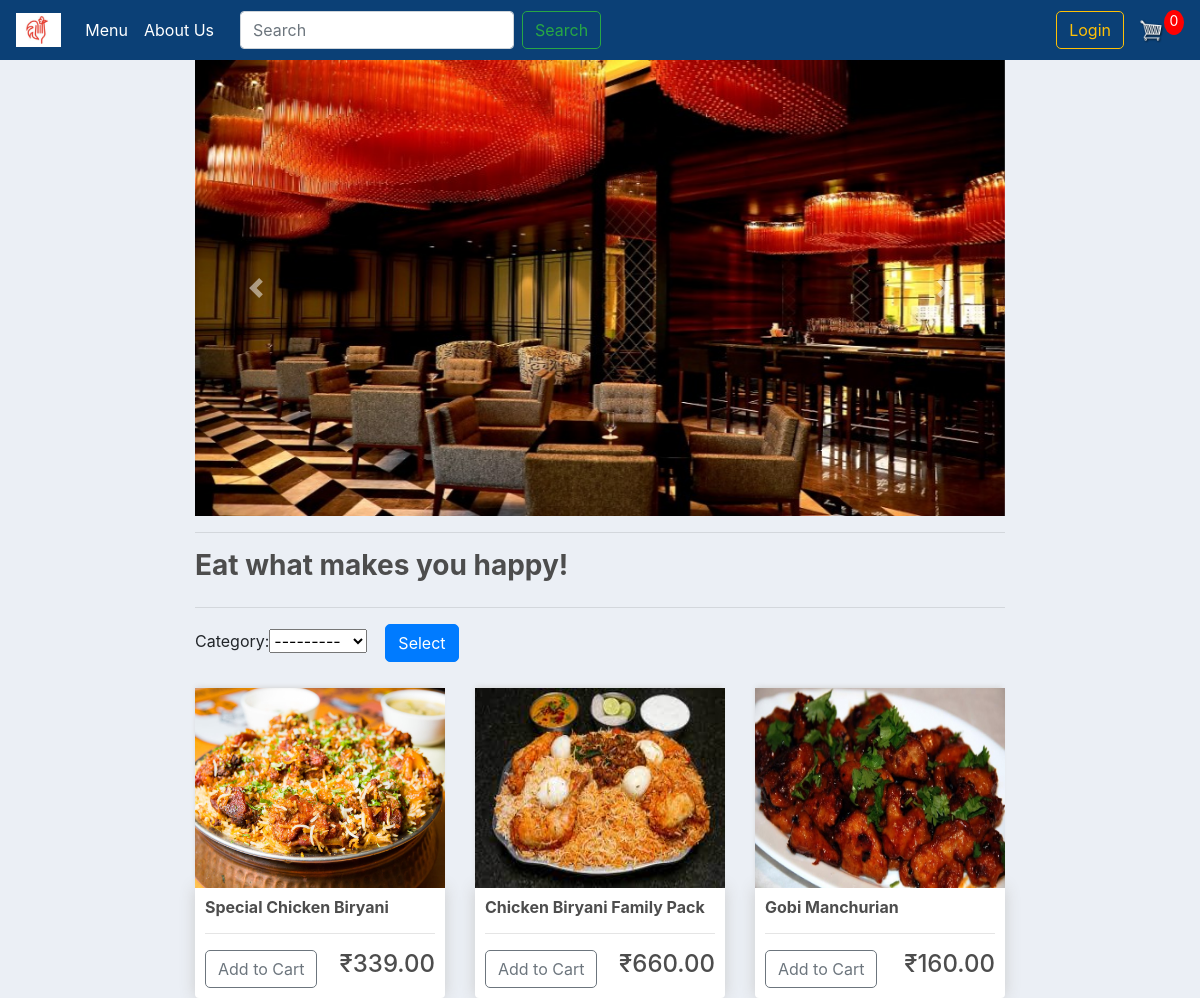
The app's page /, older data.
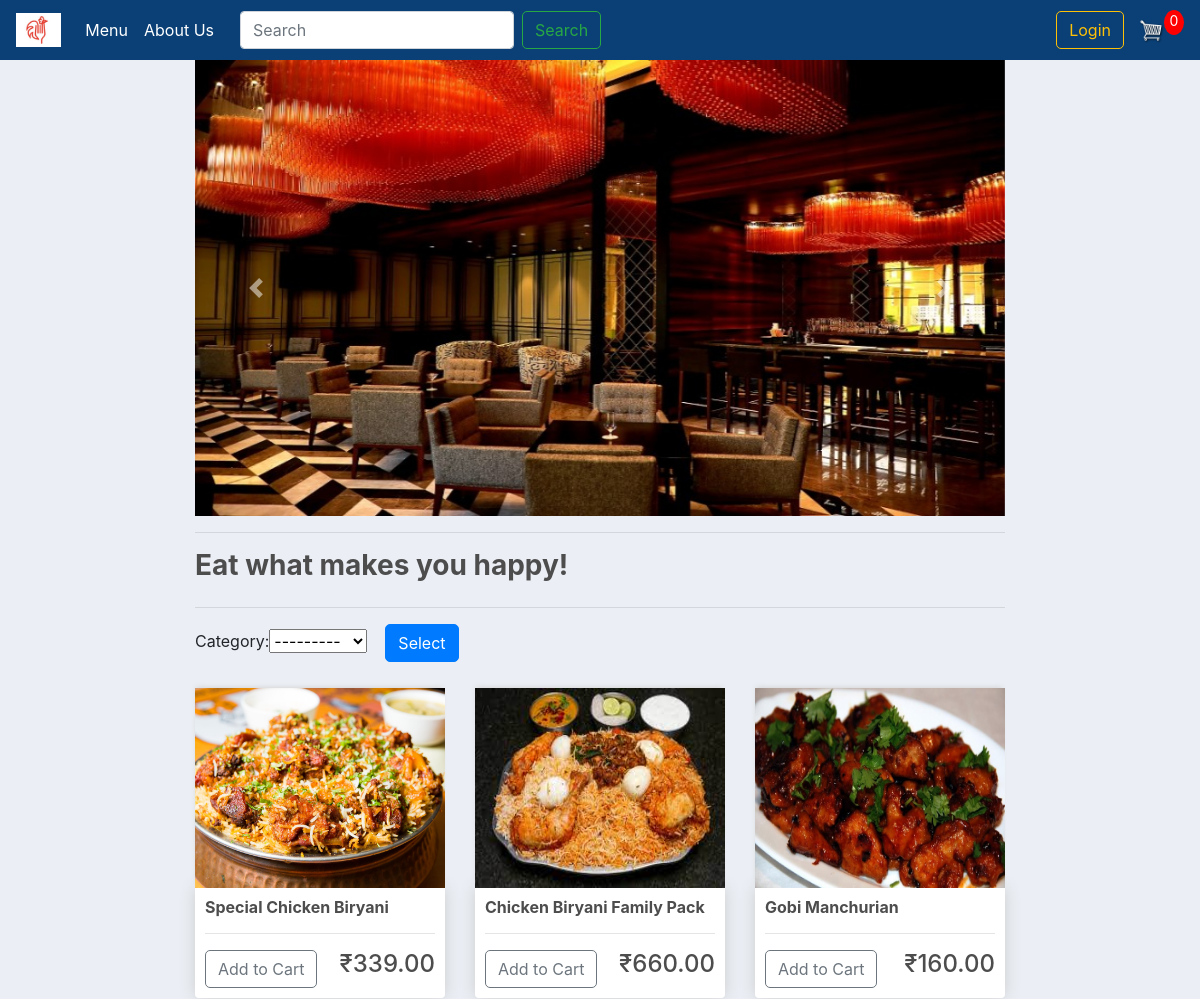
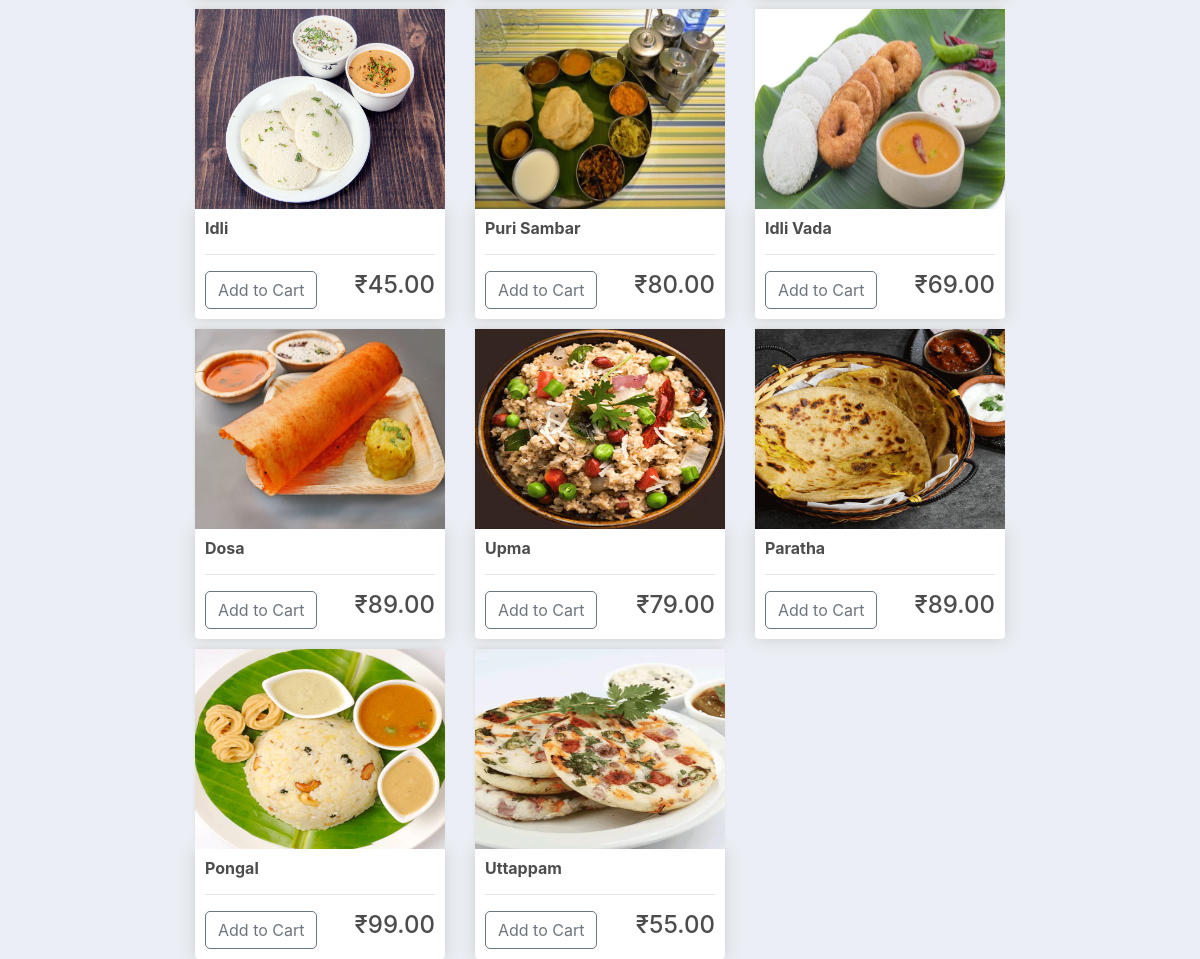
The same page, newer data (2 pictures, top to bottom).
### store/models.py (models this page shows, shortened)
class Item(models.Model):
    CATEGORY = (
        ('VEG', 'VEG'),
        ('NON-VEG', 'NON-VEG'),
        ('SNACKS', 'SNACKS'),
    )
    AVA = (
        ('Yes', 'Yes'),
        ('No', 'No'),
    )
    name = models.CharField(max_length=200, null=True)
    price = models.DecimalField(null=True, max_digits=10, decimal_places=2)
    category = models.CharField(max_length=200, null=True, choices=CATEGORY)
    description = models.CharField(max_length=500, null=True)
    image = models.ImageField(null=True, blank=True)
    available = models.CharField(max_length=200, null=True, choices=AVA, default=AVA[0][0])
    @property
    def imageURL(self):
        try:
            url = self.image.url
        except:
            url = ''
        return url

### store/views.py (the view)
# urls.py: path('', views.menu, name="menu"),
def menu(request):
    if request.user.is_authenticated:
        customer = request.user.customer
        order, created = Order.objects.get_or_create(customer=customer, complete=False)
        items = order.orderitem_set.all()
        cartItems = order.get_cart_items
    else:
        order = {'get_cart_total': 0, 'get_cart_items': 0, 'order_type': False}
        items = []
        cartItems = order['get_cart_items']
    products = Item.objects.filter(available='Yes')
    myFilter = MenuFilter(request.GET, queryset=products)
    products = myFilter.qs
    context = {'products': products, 'cartItems': cartItems,
               'myFilter': myFilter}
    return render(request, 'stores/menu.html', context)

### store/templates/stores/menu.html (shortened to what this page needs)
{% extends 'stores/main.html' %}
{% load static %}
{% block content %}
    {% include 'stores/slider.html' %}
    <hr>
    <h3 style="display: inline-flex"><strong>Eat what makes you happy! </strong></h3>
    <hr>
    <form method="get">
        {{ myFilter.form }}
        <button class="btn btn-primary" type="submit">Select</button>
    </form>
    <div class="row">
        {% for product in products %}
            <div class="col-lg-4">
                <img class="thumbnail" src="{{ product.imageURL }}">
                <div class="box-element product">
                    <h6><strong>{{ product.name }}</strong></h6>
                    <hr>
                    <button data-product={{ product.id }} data-action="add"
                            class="btn btn-outline-secondary add-btn update-cart">Add to Cart
                    </button>
                    <h4 style="display: inline-block; float: right">₹{{ product.price|floatformat:2 }}</h4>
                </div>
            </div>
        {% endfor %}
    </div>
{% endblock content %}

### store/templates/stores/main.html (shortened to what this page needs)
{% load static %}
<html lang="en">
<head>
    <link rel="stylesheet" href="{% static 'css/bootstrap.min.css' %}">
    <link rel="stylesheet" href="{% static 'css/main.css' %}">
</head>
<body>
{% include 'stores/nav.html' %}
<div class="container " style="max-width: 70%">
    {% block content %}
    {% endblock content %}
</div>
</body>
</html>

### store/templates/stores/nav.html (shortened to what this page needs)
{% load static %}
<nav class="navbar navbar-expand-lg navbar-dark bg-dark">
    <a class="navbar-brand" href="{% url 'menu' %}"><img height="34px" src="{% static 'images/logo.jpg' %}"
                                                         alt="Biryani Walla"></a>
    <div class="collapse navbar-collapse" id="navbarSupportedContent">
        <ul class="navbar-nav mr-auto">
            <li class="nav-item active">
                <a class="nav-link" href="{% url 'menu' %}">Menu <span class="sr-only">(current)</span></a>
            </li>
            <li class="nav-item active">
                <a class="nav-link" href="{% url 'about' %}">About Us <span class="sr-only">(current)</span></a>
            </li>
            <form class="form-inline my-2 my-lg-0" action="{% url 'search' %}">
                <input name="query" id="search-input" class="form-control mr-sm-2" type="search" placeholder="Search"
                       aria-label="Search">
                <button class="btn btn-outline-success" type="submit">Search</button>
            </form>
        </ul>
        <div class="form-inline my-2 my-lg-0">
            {% if request.user.is_anonymous %}
                <a href="{% url 'login' %}" class="btn btn-outline-warning">Login</a>
            {% endif %}
            <a href="{% url 'cart' %}">
                <img id="cart-icon" alt="cart" src="{% static 'images/cart.png' %}">
            </a>
            <p id="cart-total">{{ cartItems }}</p>
        </div>
    </div>
</nav>

### store/templates/stores/slider.html (shortened to what this page needs)
{% load static %}
{% block content1 %}
    <div id="carouselExampleControls" class="carousel slide" data-ride="carousel">
        <div class="carousel-inner">
            <div class="carousel-item active">
                <img class="d-block w-100" src="{% static 'images/taj.jpeg' %}" alt="First slide">
            </div>
        </div>
        <a class="carousel-control-prev" href="#carouselExampleControls" role="button" data-slide="prev">
            <span class="carousel-control-prev-icon" aria-hidden="true"></span>
        </a>
        <a class="carousel-control-next" href="#carouselExampleControls" role="button" data-slide="next">
            <span class="carousel-control-next-icon" aria-hidden="true"></span>
        </a>
    </div>
{% endblock content1 %}

### static/css/main.css (style rules this page uses)
body { background-color: hsl(0, 0%, 98%); }
h1, h2, h3, h4, h5, h6 { color: hsl(0, 0%, 30%); }
.box-element { box-shadow: hsl(0, 0%, 80%) 0 0 16px; background-color: #fff; border-radius: 4px; padding: 10px; }
.thumbnail { width: 100%; height: 200px; -webkit-box-shadow: -1px -3px 5px -2px rgba(214, 214, 214, 1); -moz-box-shadow: -1px -3px 5px -2px rgba(214, 214, 214, 1); box-shadow: -1px -3px 5px -2px rgba(214, 214, 214, 1); }
.product { border-radius: 0 0 4px 4px; }
.bg-dark { background-color: #0b4076 !important; }
#cart-icon { width: 25px; display: inline-block; margin-left: 15px; }
#cart-total { display: block; text-align: center; color: #fff; background-color: red; width: 20px; height: 25px; border-radius: 50%; font-size: 14px; }
.col-lg-4, .col-lg-6, .col-lg-8, .col-lg-12 { margin-top: 10px; }
.btn { border-radius: 5px; }
body { background-color: #ebeff5; }

### store/templates/stores/slider.html (style rules this page uses)
.carousel-inner img { width: 100%; height: 57%; }

Row changes from the older to the newer data that the page shows:
added Item: imageURL (picture), name "Idli", price "45.00"
added Item: imageURL (picture), name "Puri Sambar", price "80.00"
added Item: imageURL (picture), name "Idli Vada", price "69.00"
added Item: imageURL (picture), name "Dosa", price "89.00"
added Item: imageURL (picture), name "Upma", price "79.00"
added Item: imageURL (picture), name "Paratha", price "89.00"
added Item: imageURL (picture), name "Pongal", price "99.00"
added Item: imageURL (picture), name "Uttappam", price "55.00"
